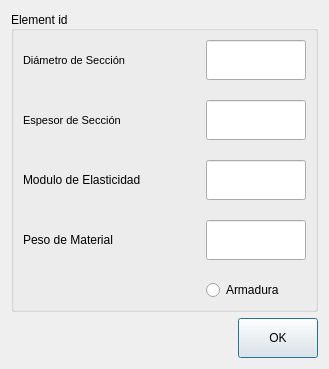
<?xml version="1.0" encoding="UTF-8"?>
<ui version="4.0">
 <class>Dialog</class>
 <widget class="QDialog" name="Dialog">
  <property name="geometry">
   <rect>
    <x>0</x>
    <y>0</y>
    <width>329</width>
    <height>369</height>
   </rect>
  </property>
  <property name="windowTitle">
   <string>Dialog</string>
  </property>
  <layout class="QVBoxLayout" name="verticalLayout">
   <item>
    <widget class="QGroupBox" name="concrete_group">
     <property name="title">
      <string>Element id</string>
     </property>
     <property name="alignment">
      <set>Qt::AlignLeading|Qt::AlignLeft|Qt::AlignVCenter</set>
     </property>
     <layout class="QGridLayout" name="gridLayout_2">
      <property name="verticalSpacing">
       <number>20</number>
      </property>
      <item row="7" column="1">
       <widget class="QRadioButton" name="input_armour_val">
        <property name="text">
         <string>Armadura</string>
        </property>
       </widget>
      </item>
      <item row="4" column="1">
       <widget class="QLineEdit" name="input_e_val">
        <property name="minimumSize">
         <size>
          <width>0</width>
          <height>40</height>
         </size>
        </property>
        <property name="maximumSize">
         <size>
          <width>100</width>
          <height>16777215</height>
         </size>
        </property>
       </widget>
      </item>
      <item row="5" column="1">
       <widget class="QLineEdit" name="input_pmat_val">
        <property name="minimumSize">
         <size>
          <width>0</width>
          <height>40</height>
         </size>
        </property>
        <property name="maximumSize">
         <size>
          <width>100</width>
          <height>16777215</height>
         </size>
        </property>
       </widget>
      </item>
      <item row="4" column="0">
       <widget class="QLabel" name="label_4">
        <property name="text">
         <string>Modulo de Elasticidad</string>
        </property>
       </widget>
      </item>
      <item row="5" column="0">
       <widget class="QLabel" name="label_5">
        <property name="text">
         <string>Peso de Material</string>
        </property>
       </widget>
      </item>
      <item row="1" column="1">
       <widget class="QLineEdit" name="input_d_val">
        <property name="minimumSize">
         <size>
          <width>0</width>
          <height>40</height>
         </size>
        </property>
        <property name="maximumSize">
         <size>
          <width>100</width>
          <height>40</height>
         </size>
        </property>
        <property name="layoutDirection">
         <enum>Qt::RightToLeft</enum>
        </property>
        <property name="inputMethodHints">
         <set>Qt::ImhDigitsOnly|Qt::ImhFormattedNumbersOnly</set>
        </property>
       </widget>
      </item>
      <item row="1" column="0">
       <widget class="QLabel" name="lab_zap_anch">
        <property name="font">
         <font>
          <pointsize>8</pointsize>
          <weight>50</weight>
          <bold>false</bold>
         </font>
        </property>
        <property name="text">
         <string>Diámetro de Sección</string>
        </property>
       </widget>
      </item>
      <item row="3" column="1">
       <widget class="QLineEdit" name="input_t_val">
        <property name="minimumSize">
         <size>
          <width>0</width>
          <height>40</height>
         </size>
        </property>
        <property name="maximumSize">
         <size>
          <width>100</width>
          <height>40</height>
         </size>
        </property>
        <property name="layoutDirection">
         <enum>Qt::RightToLeft</enum>
        </property>
        <property name="inputMethodHints">
         <set>Qt::ImhDigitsOnly|Qt::ImhFormattedNumbersOnly</set>
        </property>
       </widget>
      </item>
      <item row="3" column="0">
       <widget class="QLabel" name="lab_zap_alt">
        <property name="font">
         <font>
          <pointsize>8</pointsize>
          <weight>50</weight>
          <bold>false</bold>
         </font>
        </property>
        <property name="text">
         <string>Espesor de Sección</string>
        </property>
       </widget>
      </item>
     </layout>
    </widget>
   </item>
   <item>
    <widget class="QPushButton" name="ok_btn">
     <property name="minimumSize">
      <size>
       <width>80</width>
       <height>40</height>
      </size>
     </property>
     <property name="maximumSize">
      <size>
       <width>80</width>
       <height>40</height>
      </size>
     </property>
     <property name="sizeIncrement">
      <size>
       <width>80</width>
       <height>40</height>
      </size>
     </property>
     <property name="layoutDirection">
      <enum>Qt::RightToLeft</enum>
     </property>
     <property name="text">
      <string>OK</string>
     </property>
    </widget>
   </item>
  </layout>
 </widget>
 <resources/>
 <connections/>
</ui>
